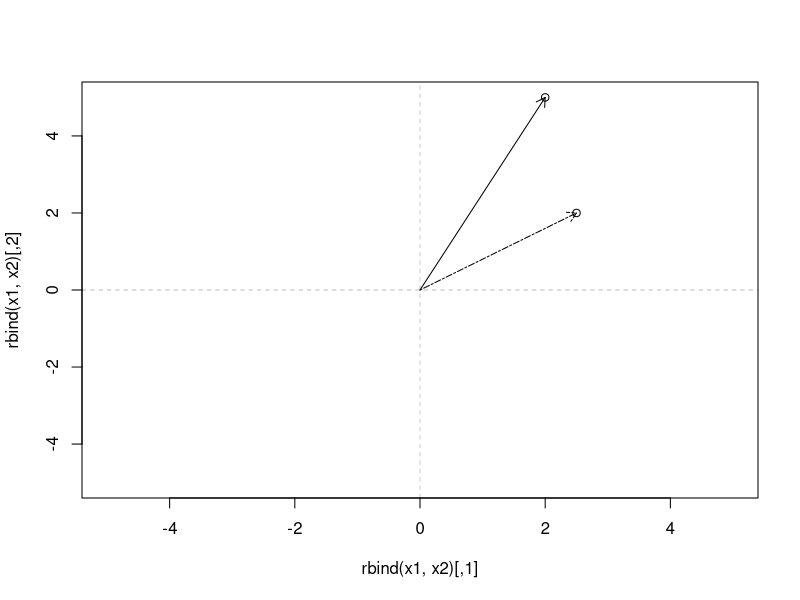
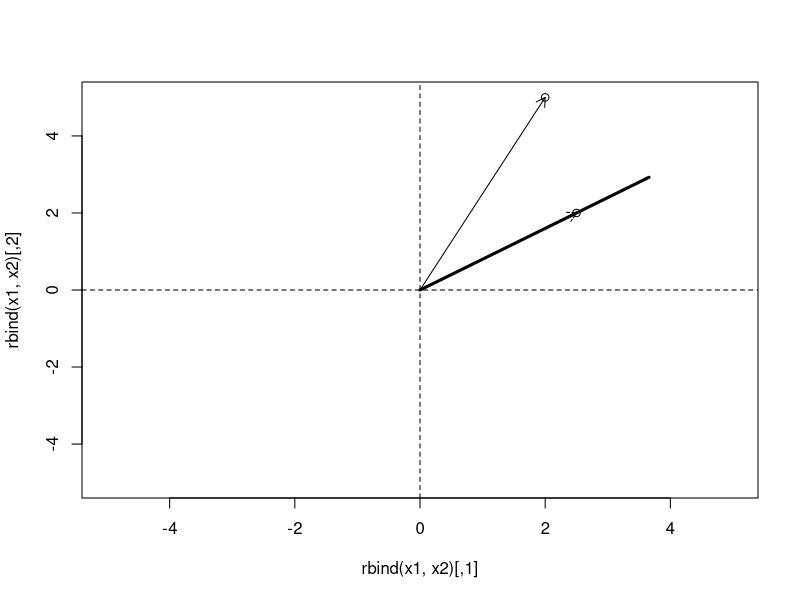
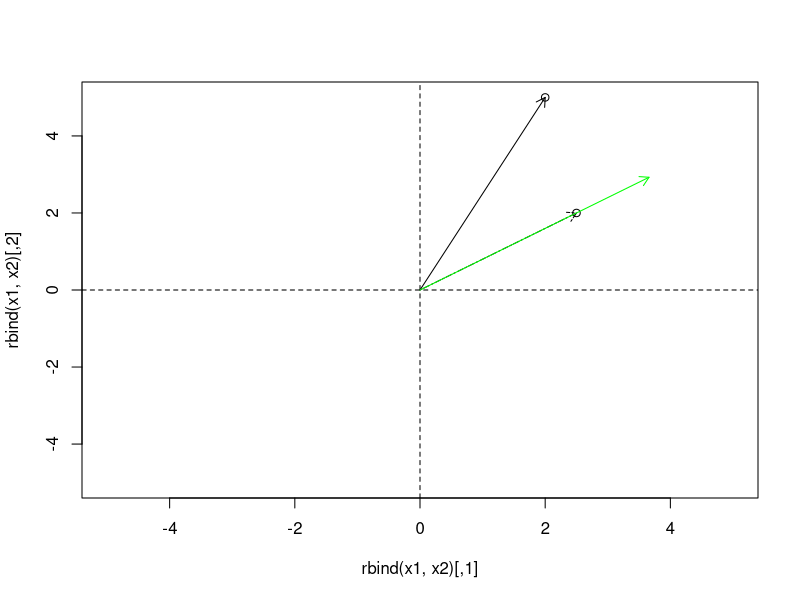
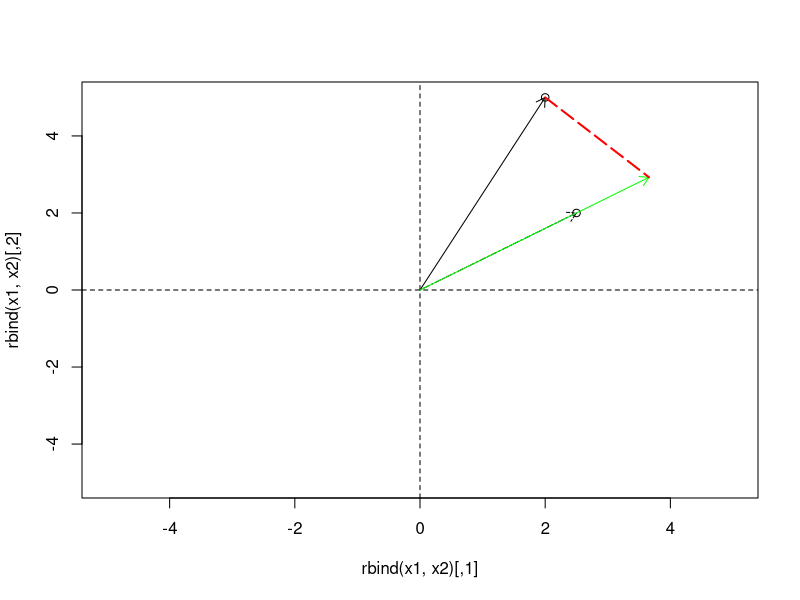
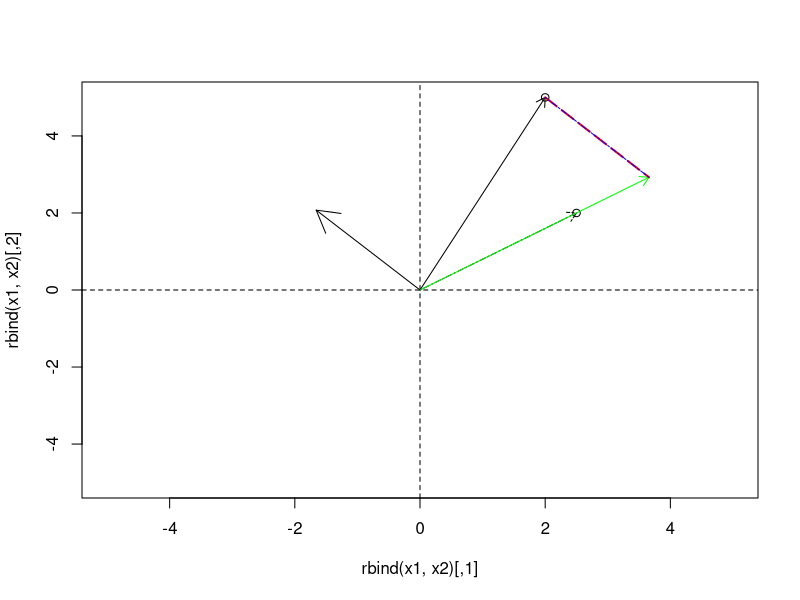
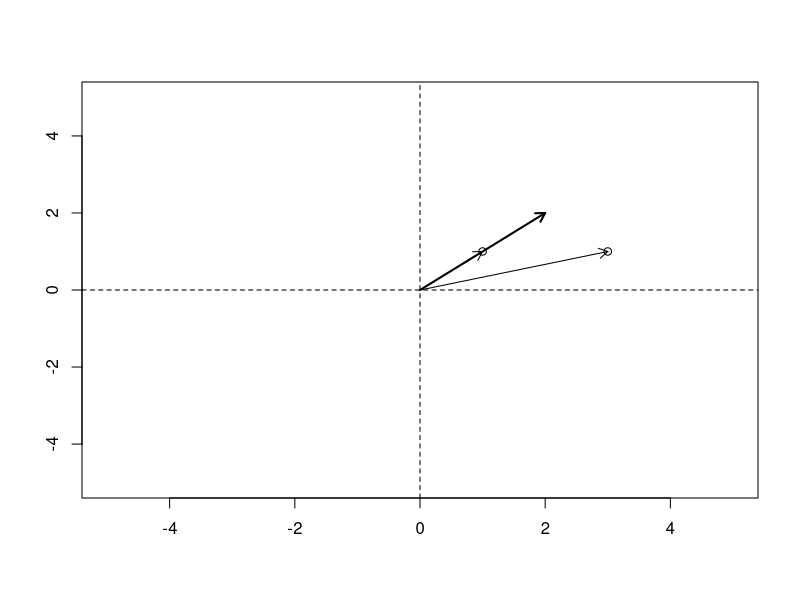
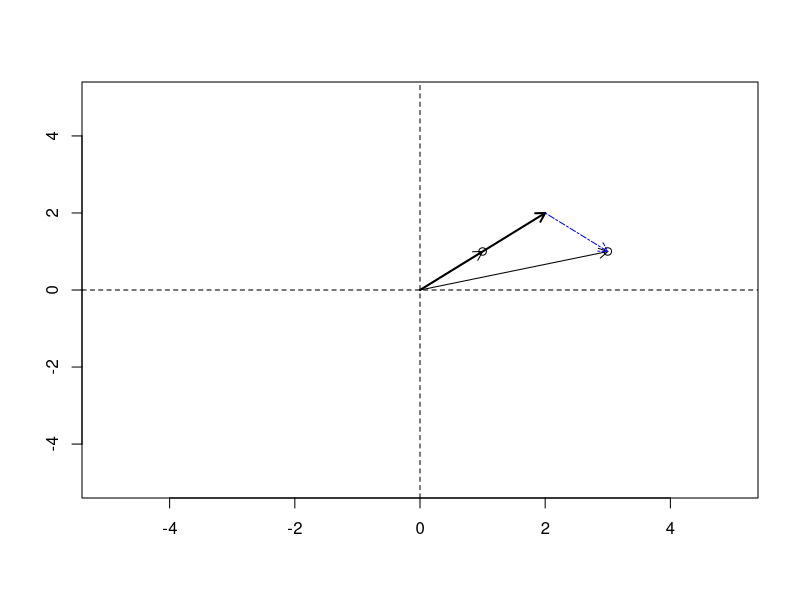

These figures' R source, in order:
## ---- chunk 1
knitr::opts_chunk$set(echo = TRUE, tidy.opts=list(width.cutoff=60),tidy=TRUE)
set.seed(120)
## ---- chunk 2
#install.packages("plotrix")
library(plotrix)
## ---- chunk 3
x1 <- c(2, 5)
x2 <- c(2.5, 2)
## ---- chunk 4
plot(rbind(x1, x2), xlim = c(-5, 5), ylim = c(-5, 5))
abline(h = 0, lty = 2, lwd = .2)
abline(v = 0, lty = 2, lwd = .2)
arrows(0, 0, x1[1], x1[2], length = .1)
arrows(0, 0, x2[1], x2[2], length = .1 , lty = 6)
## ---- chunk 5
compx1x2 <- x1 %*% x2 / sqrt(x2 %*% x2)
compx1x2

## ---- chunk 6
xbeta<-c((x1%*%(x2)/x2%*%x2))*x2
xbeta
## ---- chunk 7
plot(rbind(x1, x2), xlim = c(-5, 5), ylim = c(-5, 5))
abline(h = 0, lty = 2)
abline(v = 0, lty = 2)

arrows(x0 = 0, y0 = 0, x1 = x1[1], y1 = x1[2], length = .1)
arrows(x0 = 0, y0 = 0, x1 = x2[1], y1 = x2[2], length = .1 , lty = 6)

arrows(x0 = 0, y0 = 0, x1 = cos(atan(x2[2] / x2[1])) * compx1x2, y1 = sin(atan(x2[2] / x2[1])) * compx1x2,
lwd = 3 , length = 0)

## ---- chunk 8
plot(rbind(x1,x2), xlim=c(-5,5), ylim=c(-5,5))
abline(h=0, lty=2)
abline(v=0, lty=2)

arrows(0,0,x1[1],x1[2], length=.1)
arrows(0,0,x2[1],x2[2], length=.1 , lty=6)
arrows(0, 0, xbeta[1], xbeta[2],length=.1, col="green")


## ---- chunk 9
ols1<-lm(x1~x2-1)
## ---- chunk 10
list(xbetaprojection = xbeta,
OLSprediction = predict(ols1),
OLSpredictionbyHand= ols1$coeff[1]*x2)
## ---- chunk 11
ols1$coeff[1]*sqrt(x2%*%x2)

## ---- chunk 12
theta<-atan(x2[2]/x2[1])
plot(rbind(x1,x2), xlim=c(-5,5), ylim=c(-5,5))
abline(h=0, lty=2)
abline(v=0, lty=2)

arrows(0,0,x1[1],x1[2], length=.1)
arrows(0,0,x2[1],x2[2], length=.1 , lty=6)
arrows(0, 0, xbeta[1], xbeta[2],length=.1, col="green")
arrows(x1[1],x1[2],cos(theta)*compx1x2,sin(theta)*compx1x2 , length=0, lty=5, lwd=2, col="red")
## ---- chunk 13
theta <- atan(x2[2] / x2[1])

plot(rbind(x1, x2), xlim = c(-5, 5), ylim = c(-5, 5))

abline(h = 0, lty = 2)
abline(v = 0, lty = 2)

arrows(0, 0, x1[1], x1[2], length = .1)
arrows(0, 0, x2[1], x2[2], length = .1 , lty = 6)
arrows(0, 0, xbeta[1], xbeta[2], length = .1, col = "green")
arrows(x1[1], x1[2], cos(theta) * compx1x2, sin(theta) * compx1x2 , 
       length = 0, lty = 5, lwd = 2, col = "red")

arrows(0, 0, resid(ols1)[1], resid(ols1)[2])
arrows( ols1$coeff[1] * x2[1], ols1$coeff[1] * x2[2],
resid(ols1)[1] + xbeta[1], resid(ols1)[2] + xbeta[2],
length = 0, lty = 6, col = "blue" )
## ---- chunk 14
x1<-c(3,1)
x2<-c(1,1)



plot(rbind(x1,x2), xlim=c(-5,5), ylim=c(-5,5), xlab="",ylab="")
abline(h=0, lty=2)
abline(v=0, lty=2)
library(plotrix)
arrows(0,0,x1[1],x1[2], length=.1)
arrows(0,0,x2[1],x2[2], length=.1)



ols1<-lm(x1~x2-1)


arrows(0, 0,ols1$coeff[1]*x2[1],ols1$coeff[1]*x2[2],length=.1, lwd=2)
## ---- chunk 15
c((x1%*%(x2)/x2%*%x2))*x2
ols1$coeff[1]*x2[1]
## ---- chunk 16
plot(rbind(x1,x2), xlim=c(-5,5), ylim=c(-5,5), xlab="",ylab="")
abline(h=0, lty=2)
abline(v=0, lty=2)
library(plotrix)
arrows(0,0,x1[1],x1[2], length=.1)
arrows(0,0,x2[1],x2[2], length=.1)



ols1<-lm(x1~x2-1)


arrows(0, 0,ols1$coeff[1]*x2[1],ols1$coeff[1]*x2[2],length=.1, lwd=2)

arrows(ols1$coeff[1]*x2[1],ols1$coeff[1]*x2[2],resid(ols1)[1]+ols1$coeff[1],resid(ols1)[2]+ols1$coeff[1], length=.1, lty=6, col="blue")
